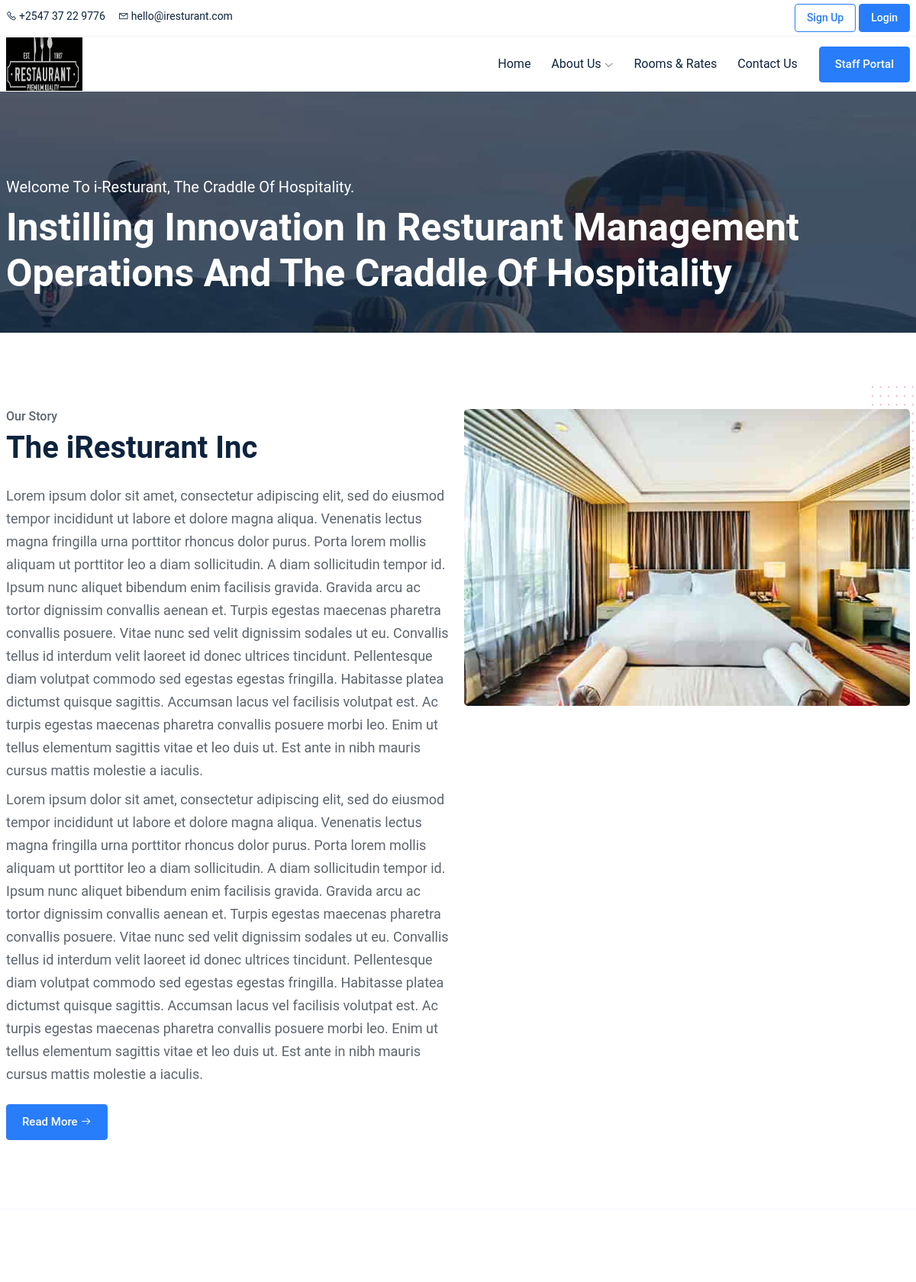
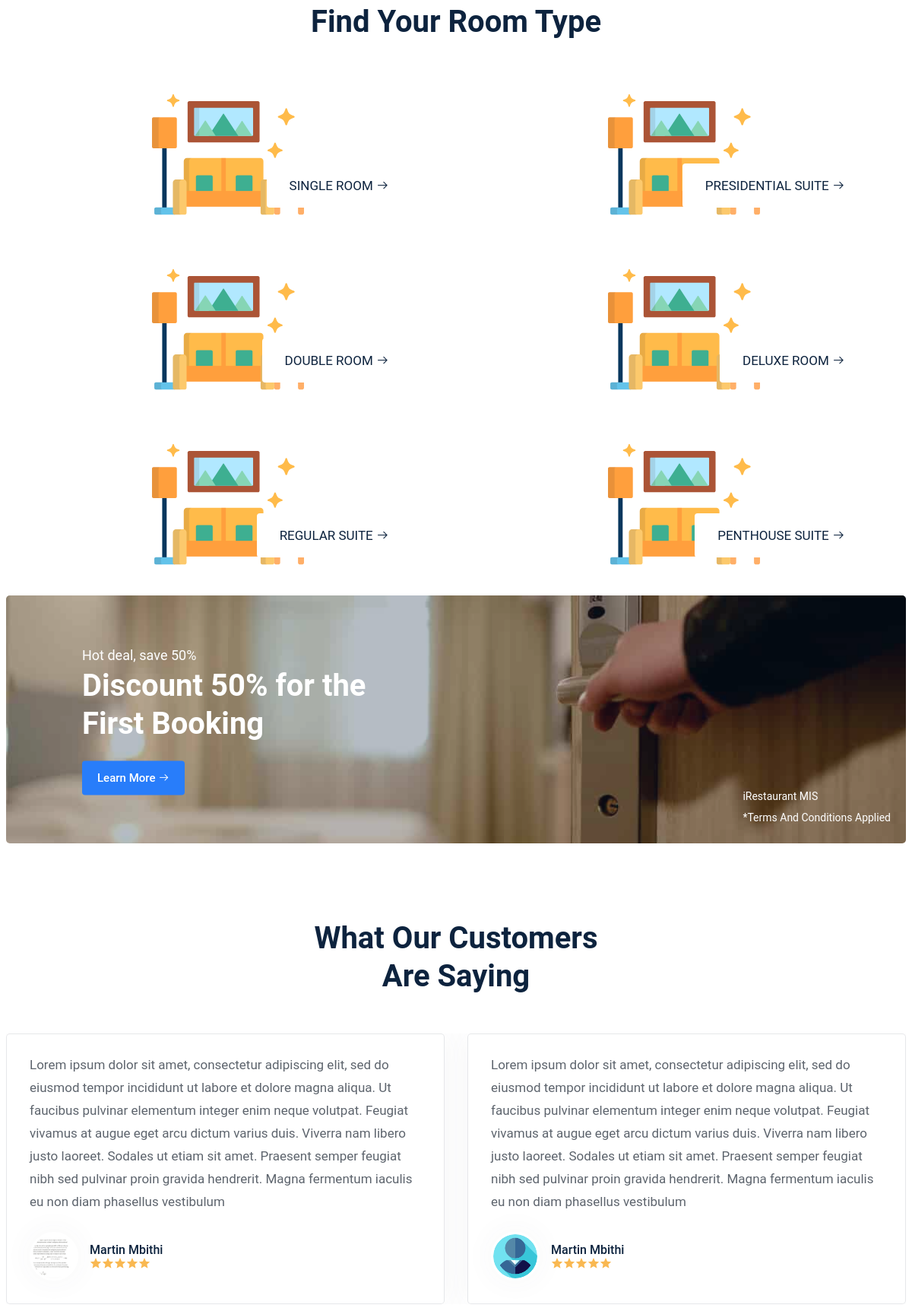
Screenshot of /iResturant/views/landing_index (upper part) with the database file from the repository (2 pictures, top to bottom).
### tables this page shows
CREATE TABLE `iResturant_System_Details` (
  `system_id` int(200) NOT NULL,
  `system_name` varchar(200) DEFAULT NULL,
  `tagline` longblob,
  `logo` varchar(200) DEFAULT NULL,
  `about` longblob,
  `mail` varchar(200) DEFAULT NULL,
  `contact_details` varchar(200) DEFAULT NULL,
  `address` longblob,
  `sys_facebook` varchar(200) DEFAULT NULL,
  `sys_twitter` varchar(200) DEFAULT NULL,
  `sys_instagram` varchar(200) DEFAULT NULL,
  `sys_linked_in` varchar(200) DEFAULT NULL,
  `landing_about_title` longblob,
  `landing_about` longblob,
  `landing_about_desc` longblob,
  `landing_slide_1` varchar(200) DEFAULT NULL,
  `landing_slide_2` varchar(200) DEFAULT NULL,
  `landing_slide_3` varchar(200) DEFAULT NULL,
  `landing_slide_4` varchar(200) DEFAULT NULL,
  `landing_slide_5` varchar(200) DEFAULT NULL,
  `landing_des` longblob,
  `landing_title` longblob,
  `patners` int(11) DEFAULT NULL,
  `properties` int(11) DEFAULT NULL,
  `orders_made` int(11) DEFAULT NULL,
  `bookings` int(11) DEFAULT NULL,
  `mission` longblob,
  `vision` longblob,
  `sys_values` longblob
);

CREATE TABLE `iResturant_Room_Category` (
  `id` varchar(200) NOT NULL,
  `name` varchar(200) NOT NULL
);

CREATE TABLE `iResturant_Testimonials` (
  `testimonial_id` int(200) NOT NULL,
  `testimonial_customer_id` varchar(200) NOT NULL,
  `testimonial_details` longtext NOT NULL
);

CREATE TABLE `iResturant_Customer` (
  `id` varchar(200) NOT NULL,
  `name` varchar(200) DEFAULT NULL,
  `phone` varchar(200) DEFAULT NULL,
  `email` varchar(200) DEFAULT NULL,
  `adr` varchar(200) DEFAULT NULL,
  `client_country` varchar(200) DEFAULT NULL,
  `profile_pic` varchar(200) DEFAULT NULL,
  `login_password` varchar(200) DEFAULT NULL,
  `account_status` int(20) DEFAULT '0'
);

### views/landing_index.php (the view, shortened to what this page needs)
<?php
require_once('../config/config.php');
$ret = "SELECT * FROM `iResturant_System_Details`  ";
$stmt = $mysqli->prepare($ret);
$stmt->execute();
$res = $stmt->get_result();
while ($sys = $res->fetch_object()) {
    require_once('../partials/landing_head.php');
?>
    <body>
        <?php require_once('../partials/landing_header.php'); ?>
        <section class="hero-wrapper hero-wrapper2">
            <div class="hero-box pb-0">
                <div id="fullscreen-slide-contain">
                    <ul class="slides-container">
                        <li><img src="../public/images/<?php echo $sys->landing_slide_1; ?>" alt=""></li>
                    </ul>
                </div>
                <div class="container">
                    <div class="row">
                        <div class="col-lg-12">
                            <div class="hero-content pb-5">
                                <div class="section-heading">
                                    <p class="sec__desc pb-2"><?php echo $sys->landing_des; ?></p>
                                    <h2 class="sec__title"><?php echo $sys->landing_title; ?></h2>
                                </div>
                            </div>
                        </div>
                    </div>
                </div>
            </div>
        </section>
        <section class="about-area section--padding overflow-hidden">
            <div class="container">
                <div class="row">
                    <div class="col-lg-6">
                        <div class="about-content pr-5">
                            <div class="section-heading">
                                <h4 class="font-size-16 pb-2">Our Story</h4>
                                <h2 class="sec__title"><?php echo $sys->landing_about_title; ?></h2>
                                <p class="sec__desc pt-4 pb-2"><?php echo $sys->landing_about; ?></p>
                                <p class="sec__desc"><?php echo $sys->landing_about_desc; ?></p>
                            </div>
                            <div class="btn-box pt-4">
                                <a href="landing_about" class="theme-btn">Read More <i class="la la-arrow-right ml-1"></i></a>
                            </div>
                        </div>
                    </div>
                    <div class="col-lg-6">
                        <div class="image-box about-img-box">
                            <img src="../public/images/img5.jpg" alt="about-img" class="img__item img__item-1">
                        </div>
                    </div>
                </div>
            </div>
        </section>
        <div class="section-block"></div>
        <section class="room-type-area section--padding">
            <div class="container">
                <div class="row">
                    <div class="col-lg-12">
                        <div class="section-heading text-center">
                            <h2 class="sec__title">Find Your Room Type</h2>
                        </div>
                    </div>
                </div>
                <div class="row padding-top-50px">
                    <?php
                    $ret = "SELECT * FROM iResturant_Room_Category  ";
                    $stmt = $mysqli->prepare($ret);
                    $stmt->execute();
                    $res = $stmt->get_result();
                    while ($cat = $res->fetch_object()) {
                    ?>
                        <div class="col-lg-6">
                            <div class="room-type-content">
                                <div class="image-box">
                                    <a href="landing_rooms" class="d-block">
                                        <img src="../public/images/room.svg" height="200" width="250" alt="room type img" class="img__item">
                                        <div class="room-type-link">
                                            <?php echo $cat->name; ?> <i class="la la-arrow-right ml-2"></i>
                                        </div>
                                    </a>
                                </div>
                            </div>
                        </div>
                    <?php } ?>
                </div>
            </div>
        </section>
        <section class="discount-area">
            <div class="container">
                <div class="row">
                    <div class="col-lg-12">
                        <div class="discount-box">
                            <div class="discount-img">
                                <img src="../public/images/discount-hotel-img.jpg" alt="discount img">
                            </div>
                            <div class="discount-content">
                                <div class="section-heading">
                                    <p class="sec__desc text-white">Hot deal, save 50%</p>
                                    <h2 class="sec__title mb-0 line-height-50 text-white">Discount 50% for the <br> First Booking</h2>
                                </div>
                                <div class="btn-box pt-4">
                                    <a href="landing_rooms" class="theme-btn border-0">Learn More <i class="la la-arrow-right ml-1"></i></a>
                                </div>
                            </div>
                            <div class="company-logo">
                                <p class="text-white font-size-14 text-right"><?php echo $sys->system_name; ?></p>
                                <p class="text-white font-size-14 text-right">*Terms And Conditions Applied</p>
                            </div>
                        </div>
                    </div>
                </div>
            </div>
        </section>
        <section class="testimonial-area section-padding">
            <div class="container">
                <div class="row">
                    <div class="col-lg-12">
                        <div class="section-heading text-center mb-0">
                            <h2 class="sec__title line-height-50">What Our Customers <br> Are Saying </h2>
                        </div>
                    </div>
                </div>
                <div class="row padding-top-50px">
                    <div class="col-lg-12">
                        <div class="testimonial-carousel carousel-action">
                            <?php
                            $ret = "SELECT * FROM iResturant_Testimonials t
                            INNER JOIN iResturant_Customer c ON t.testimonial_customer_id = c.id
                            ";
                            $stmt = $mysqli->prepare($ret);
                            $stmt->execute();
                            $res = $stmt->get_result();
                            while ($testimonials = $res->fetch_object()) {
                                if ($testimonials->profile_pic == '') {
                                    $dir = '../public/uploads/user_images/no-profile.png';
                                } else {
                                    $dir = "../public/uploads/user_images/$testimonials->profile_pic";
                                }
                            ?>
                                <div class="testimonial-card">
                                    <div class="testi-desc-box">
                                        <p class="testi__desc">
                                            <?php echo $testimonials->testimonial_details; ?>
                                        </p>
                                    </div>
                                    <div class="author-content d-flex align-items-center">
                                        <div class="author-img">
                                            <img src="<?php echo $dir; ?>" alt="testimonial image">
                                        </div>
                                        <div class="author-bio">
                                            <h4 class="author__title"><?php echo $testimonials->name; ?></h4>
                                            <span class="ratings d-flex align-items-center">
                                                <i class="la la-star"></i>
                                                <i class="la la-star"></i>
                                                <i class="la la-star"></i>
                                                <i class="la la-star"></i>
                                                <i class="la la-star"></i>
                                            </span>
                                        </div>
                                    </div>
                                </div>
                            <?php
                            } ?>
                        </div>
                    </div>
                </div>
            </div>
        </section>
    </body>
    </html>
<?php } ?>

### partials/landing_header.php (shortened to what this page needs)
<header class="header-area">
    <div class="header-top-bar padding-right-100px padding-left-100px">
        <div class="container-fluid">
            <div class="row align-items-center">
                <div class="col-lg-6">
                    <div class="header-top-content">
                        <div class="header-left">
                            <ul class="list-items">
                                <li><a href="#"><i class="la la-phone mr-1"></i><?php echo $sys->contact_details; ?></a></li>
                                <li><a href="mailto:<?php echo $sys->mail; ?>"><i class="la la-envelope mr-1"></i><?php echo $sys->mail; ?></a></li>
                            </ul>
                        </div>
                    </div>
                </div>
                <div class="col-lg-6">
                    <div class="header-top-content">
                        <div class="header-right d-flex align-items-center justify-content-end">
                            <div class="header-right-action">
                                <a href="my_signup" class="theme-btn theme-btn-small theme-btn-transparent mr-1">Sign Up</a>
                                <a href="my_login" class="theme-btn theme-btn-small">Login</a>
                            </div>
                        </div>
                    </div>
                </div>
            </div>
        </div>
    </div>
    <div class="header-menu-wrapper padding-right-100px padding-left-100px">
        <div class="container-fluid">
            <div class="row">
                <div class="col-lg-12">
                    <div class="menu-wrapper justify-content-between">
                        <div class="logo">
                            <a href="../index"><img src="../public/uploads/sys_logo/<?php echo $sys->logo; ?>" height="70" width="100" alt="logo"></a>
                        </div>
                        <div class="main-menu-content pr-0 ml-0">
                            <nav>
                                <ul>
                                    <li>
                                        <a href="landing_index">Home</a>
                                    </li>
                                    <li>
                                        <a href="#">About Us <i class="la la-angle-down"></i></a>
                                    </li>
                                    <li>
                                        <a href="landing_rooms">Rooms & Rates</a>
                                    </li>
                                    <li>
                                        <a href="landing_contact">Contact Us</a>
                                    </li>
                                </ul>
                            </nav>
                        </div>
                        <div class="nav-btn">
                            <a href="staff_login" class="theme-btn">Staff Portal</a>
                        </div>
                    </div>
                </div>
            </div>
        </div>
    </div>
</header>

### rows the page displays
iresturant_system_details: contact_details "+2547 37 22 9776", mail "hello@iresturant.com", logo (picture), landing_slide_1 (picture), landing_des "Welcome To i-Resturant, The Craddle Of Hospitality.", landing_title "Instilling Innovation In Resturant Management Operations And The Craddle Of Hospitality", landing_about_title "The iResturant Inc", landing_about "Lorem ipsum dolor sit amet, consectetur adipiscing elit, sed do eiusmod tempor incididunt ut labore et dolore magna aliqua. Venenatis lectus magna fringilla urna porttitor rhoncus dolor purus. Porta lorem mollis aliquam ut porttitor leo a diam sollicitudin. A diam sollicitudin tempor id. Ipsum nunc aliquet bibendum enim facilisis gravida. Gravida arcu ac tortor dignissim convallis aenean et. Turpis egestas maecenas pharetra convallis posuere. Vitae nunc sed velit dignissim sodales ut eu. Convallis tellus id interdum velit laoreet id donec ultrices tincidunt. Pellentesque diam volutpat commodo sed egestas egestas fringilla. Habitasse platea dictumst quisque sagittis. Accumsan lacus vel…", landing_about_desc "Lorem ipsum dolor sit amet, consectetur adipiscing elit, sed do eiusmod tempor incididunt ut labore et dolore magna aliqua. Venenatis lectus magna fringilla urna porttitor rhoncus dolor purus. Porta lorem mollis aliquam ut porttitor leo a diam sollicitudin. A diam sollicitudin tempor id. Ipsum nunc aliquet bibendum enim facilisis gravida. Gravida arcu ac tortor dignissim convallis aenean et. Turpis egestas maecenas pharetra convallis posuere. Vitae nunc sed velit dignissim sodales ut eu. Convallis tellus id interdum velit laoreet id donec ultrices tincidunt. Pellentesque diam volutpat commodo sed egestas egestas fringilla. Habitasse platea dictumst quisque sagittis. Accumsan lacus vel…", system_name "iRestaurant MIS"
iresturant_room_category: name "SINGLE ROOM"
iresturant_room_category: name "PRESIDENTIAL SUITE"
iresturant_room_category: name "DOUBLE ROOM"
iresturant_room_category: name "DELUXE ROOM"
iresturant_room_category: name "REGULAR SUITE"
iresturant_room_category: name "PENTHOUSE SUITE"
iresturant_testimonials: testimonial_details "Lorem ipsum dolor sit amet, consectetur adipiscing elit, sed do eiusmod tempor incididunt ut labore et dolore magna aliqua. Ut faucibus pulvinar elementum integer enim neque volutpat. Feugiat vivamus at augue eget arcu dictum varius duis. Viverra nam libero justo laoreet. Sodales ut etiam sit amet. Praesent semper feugiat nibh sed pulvinar proin gravida hendrerit. Magna fermentum iaculis eu non diam phasellus vestibulum", testimonial_customer.profile_pic (picture), testimonial_customer.name "Martin Mbithi"
iresturant_testimonials: testimonial_details "Lorem ipsum dolor sit amet, consectetur adipiscing elit, sed do eiusmod tempor incididunt ut labore et dolore magna aliqua. Ut faucibus pulvinar elementum integer enim neque volutpat. Feugiat vivamus at augue eget arcu dictum varius duis. Viverra nam libero justo laoreet. Sodales ut etiam sit amet. Praesent semper feugiat nibh sed pulvinar proin gravida hendrerit. Magna fermentum iaculis eu non diam phasellus vestibulum", shows a picture, testimonial_customer.name "Martin Mbithi"
